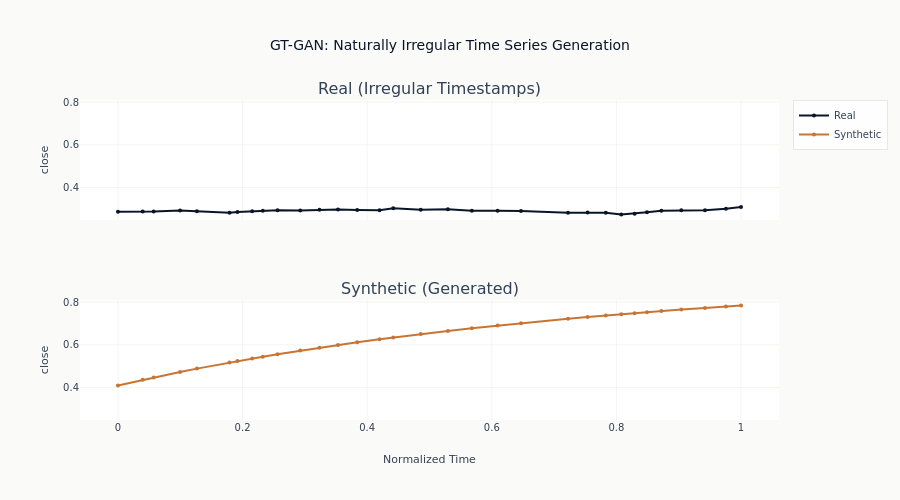

Write notebook code for a chart like this one.
### Markdown cell above
## Visualization: Real vs Synthetic with Irregular Timestamps

### Code cell
def plot_irregular_sequences(
    real_seq: np.ndarray,
    real_times: np.ndarray,
    synthetic_seq: np.ndarray,
    feature_idx: int = 0,
) -> go.Figure:
    """Visualize sequences with their actual irregular timestamps."""
    fig = make_subplots(
        rows=2,
        cols=1,
        subplot_titles=["Real (Irregular Timestamps)", "Synthetic (Generated)"],
        shared_xaxes=True,
    )

    fig.add_trace(
        go.Scatter(
            x=real_times,
            y=real_seq[:, feature_idx],
            mode="lines+markers",
            name="Real",
            line=dict(color=COLORS["blue"]),
            marker=dict(size=4),
        ),
        row=1,
        col=1,
    )

    fig.add_trace(
        go.Scatter(
            x=real_times,  # Same timestamps for comparison
            y=synthetic_seq[:, feature_idx],
            mode="lines+markers",
            name="Synthetic",
            line=dict(color=COLORS["copper"]),
            marker=dict(size=4),
        ),
        row=2,
        col=1,
    )

    # Share y-axis between paired panels so visual spread is comparable.
    real_vals = real_seq[:, feature_idx]
    synth_vals = synthetic_seq[:, feature_idx]
    y_lo = float(min(real_vals.min(), synth_vals.min()))
    y_hi = float(max(real_vals.max(), synth_vals.max()))
    pad = 0.05 * (y_hi - y_lo if y_hi > y_lo else 1.0)
    shared_range = [y_lo - pad, y_hi + pad]

    fig.update_layout(
        title_text="GT-GAN: Naturally Irregular Time Series Generation",
        template="ml4t",
        height=500,
        xaxis2_title="Normalized Time",
        yaxis_title=CONFIG["features"][feature_idx],
        yaxis2_title=CONFIG["features"][feature_idx],
        yaxis=dict(range=shared_range),
        yaxis2=dict(range=shared_range),
    )
    # The x zeroline is the template's navy, the same color as the real series, and it
    # renders inside the plotting area as a vertical rule that reads as data.
    fig.update_xaxes(zeroline=False)

    return fig


# `synthetic_sequences[i]` was generated on the time grid of `eval_idx[i]`, so the
# real window and the timestamps have to be taken through the same index.
sample_idx = 0
fig = plot_irregular_sequences(
    real_eval[sample_idx],
    seq_times[eval_idx[sample_idx]],
    synthetic_sequences[sample_idx],
)
show_plotly_with_alt(
    fig,
    "Two stacked panels sharing a time axis and a vertical scale, both plotted at the "
    "same irregular observation times so their markers line up column for column. The "
    "upper panel is one real window of the close feature, a walk that reverses "
    "direction repeatedly within a narrow band. The lower panel is the synthetic "
    "sequence decoded on that same grid, a smooth curve rising from the first "
    "observation to the last, steeply at first and then flattening, with none of the "
    "reversals above it and covering far more of the shared vertical scale.",
)

### Figure 1 — Plotly figure (JSON) as saved in the notebook; plotly's stock layout.template omitted (floating-point values rounded to 4 significant figures)
{"data": [{"line": {"color": "#0a1628"}, "marker": {"size": 4}, "mode": "lines+markers", "name": "Real", "type": "scatter", "x": [0.0, 0.03967, 0.0573, 0.09972, 0.1267, 0.1791, 0.1917, 0.2154, 0.2325, 0.2562, 0.2926, 0.3234, 0.3532, 0.384, 0.4198, 0.4419, 0.4859, 0.5295, 0.568, 0.6094, 0.6468, 0.7223, 0.7537, 0.7829, 0.8077, 0.8292, 0.849, 0.8722, 0.9041, 0.9421, 0.9758, 1.0], "xaxis": "x", "y": [0.2871, 0.2882, 0.2879, 0.293, 0.2896, 0.2828, 0.286, 0.2892, 0.2918, 0.2941, 0.2931, 0.297, 0.2972, 0.2955, 0.2946, 0.304, 0.2967, 0.2994, 0.2924, 0.2924, 0.2909, 0.2821, 0.2843, 0.283, 0.2742, 0.2784, 0.2851, 0.2922, 0.2942, 0.2949, 0.3012, 0.3091], "yaxis": "y"}, {"line": {"color": "#C87533"}, "marker": {"size": 4}, "mode": "lines+markers", "name": "Synthetic", "type": "scatter", "x": [0.0, 0.03967, 0.0573, 0.09972, 0.1267, 0.1791, 0.1917, 0.2154, 0.2325, 0.2562, 0.2926, 0.3234, 0.3532, 0.384, 0.4198, 0.4419, 0.4859, 0.5295, 0.568, 0.6094, 0.6468, 0.7223, 0.7537, 0.7829, 0.8077, 0.8292, 0.849, 0.8722, 0.9041, 0.9421, 0.9758, 1.0], "xaxis": "x2", "y": [0.4102, 0.4363, 0.4475, 0.4732, 0.4888, 0.5175, 0.5241, 0.5362, 0.5447, 0.5561, 0.5729, 0.5866, 0.5993, 0.6119, 0.6258, 0.6341, 0.65, 0.6648, 0.6773, 0.69, 0.701, 0.7216, 0.7297, 0.7369, 0.7428, 0.7479, 0.7524, 0.7576, 0.7645, 0.7724, 0.7792, 0.7839], "yaxis": "y2"}], "layout": {"annotations": [{"font": {"size": 16}, "showarrow": false, "text": "Real (Irregular Timestamps)", "x": 0.5, "xanchor": "center", "xref": "paper", "y": 1.0, "yanchor": "bottom", "yref": "paper"}, {"font": {"size": 16}, "showarrow": false, "text": "Synthetic (Generated)", "x": 0.5, "xanchor": "center", "xref": "paper", "y": 0.375, "yanchor": "bottom", "yref": "paper"}], "height": 500, "title": {"text": "GT-GAN: Naturally Irregular Time Series Generation"}, "xaxis": {"anchor": "y", "domain": [0.0, 1.0], "matches": "x2", "showticklabels": false, "zeroline": false}, "xaxis2": {"anchor": "y2", "domain": [0.0, 1.0], "title": {"text": "Normalized Time"}, "zeroline": false}, "yaxis": {"anchor": "x", "domain": [0.625, 1.0], "range": [0.2487, 0.8094], "title": {"text": "close"}}, "yaxis2": {"anchor": "x2", "domain": [0.0, 0.375], "range": [0.2487, 0.8094], "title": {"text": "close"}}}}
